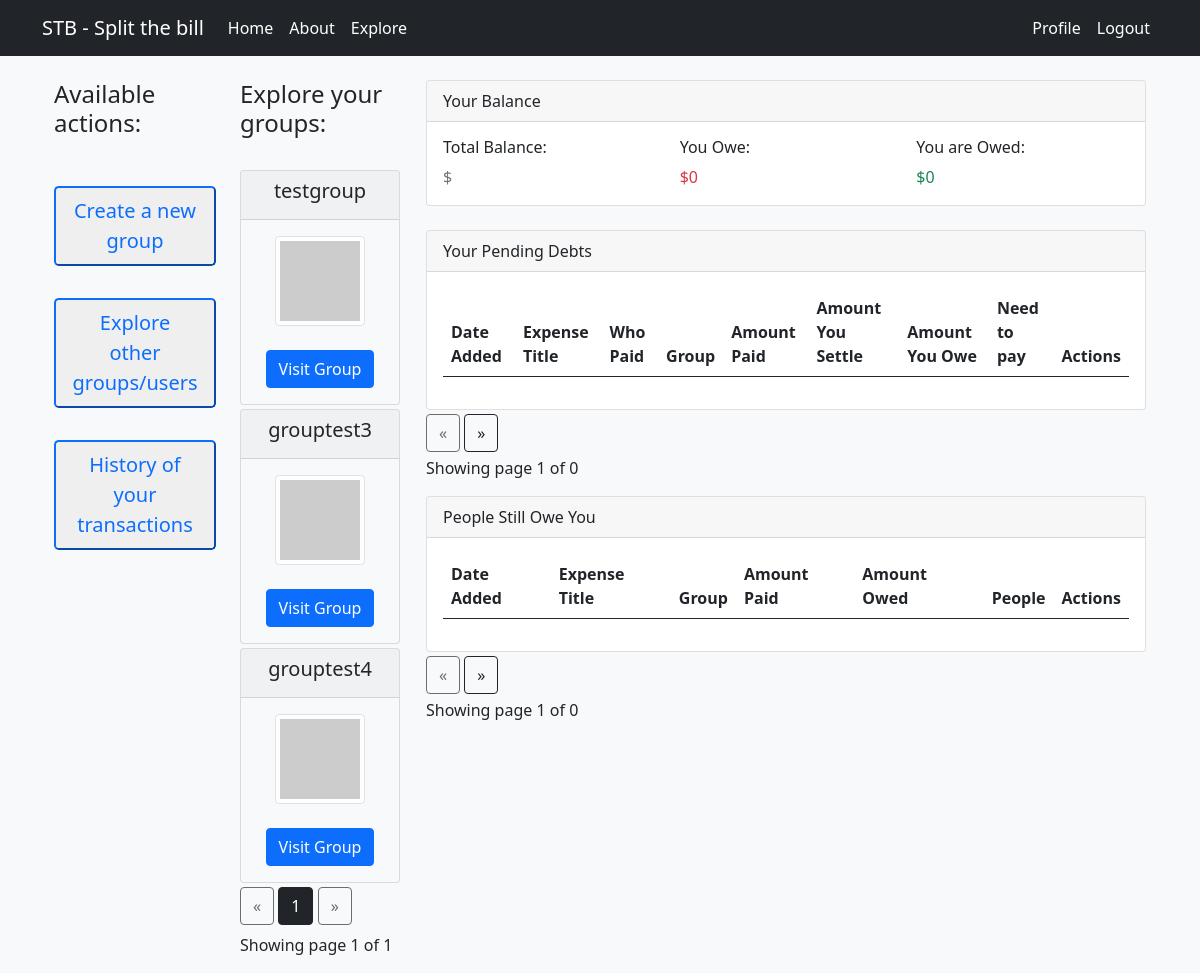
The page /index (signed in) on the database as committed earlier.
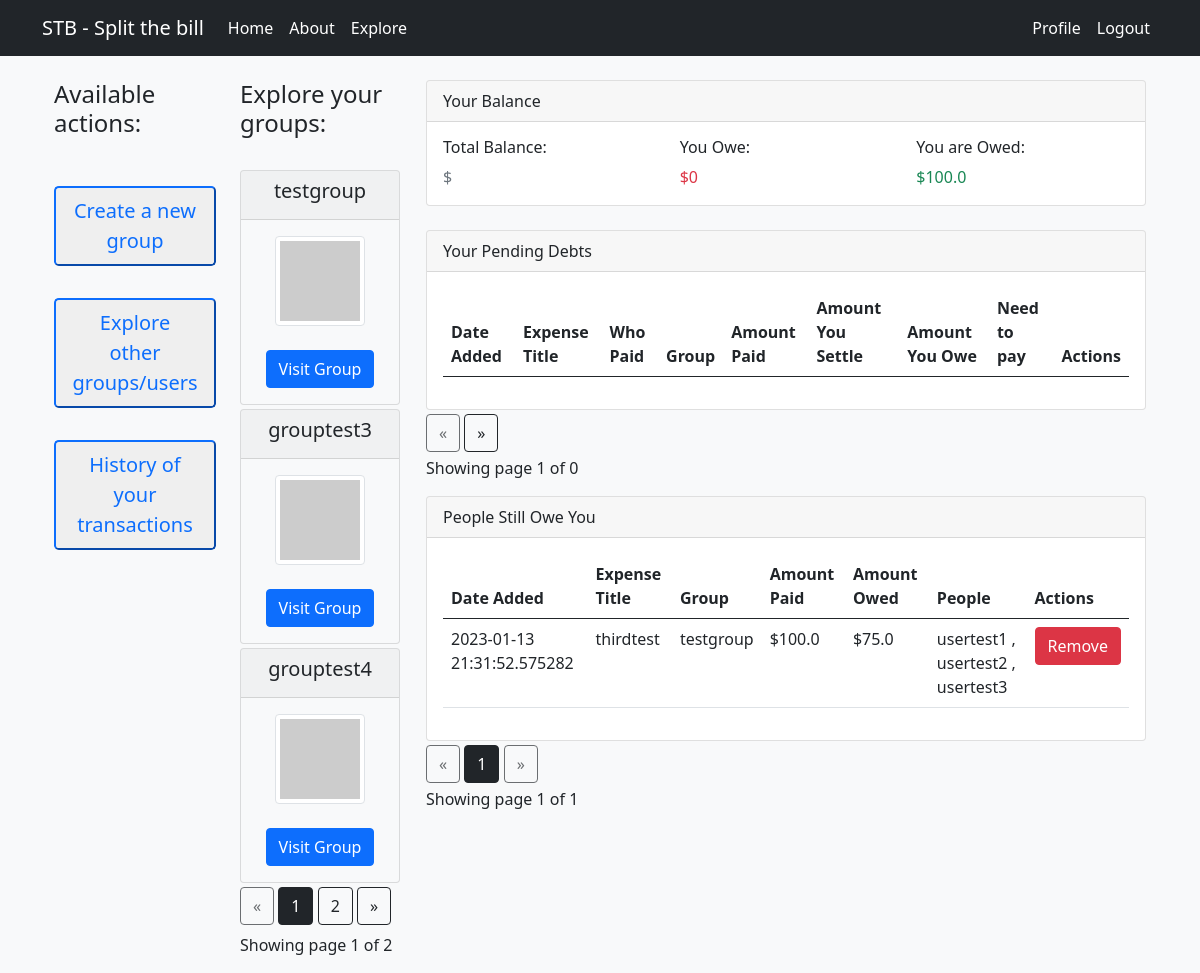
The same page on the database as committed later.
### app/models.py (models this page shows, shortened)
class Group(db.Model):
    id = db.Column(db.Integer, primary_key=True)
    name = db.Column(db.String(64), index=True, unique=True)
    owner_id = db.Column(db.Integer, db.ForeignKey("user.id", ondelete='CASCADE'))
    date_created = db.Column(db.DateTime, default=datetime.utcnow)
    description = db.Column(db.String(255))
    owner = db.relationship("User", foreign_keys=[owner_id], backref=db.backref("owned_groups", lazy=True, cascade="all, delete, delete-orphan", passive_deletes=True, single_parent=True))
    membership_requests = db.relationship("MembershipRequest", cascade="all, delete, delete-orphan", passive_deletes=True, single_parent=True, backref=db.backref("group", lazy=True))
    invitations = db.relationship("Invitation", cascade="all, delete, delete-orphan", passive_deletes=True, single_parent=True,  backref=db.backref("group", lazy=True))
    def avatar(self, size):
        digest = md5(self.description.lower().encode("utf-8")).hexdigest()
        return f"https://avatars.dicebear.com/api/identicon/{digest}.svg?size={size}"

class Expense(db.Model):
    id = db.Column(db.Integer, primary_key=True)
    title = db.Column(db.String)
    amount = db.Column(db.Float)
    description = db.Column(db.String)
    date = db.Column(db.DateTime)
    lender_id = db.Column(db.Integer, db.ForeignKey("group_member.id",ondelete='CASCADE'), nullable=False)
    group_id = db.Column(db.Integer, db.ForeignKey("group.id",ondelete='CASCADE'), nullable=False)
    is_paid = db.Column(db.Boolean, default=False)
    added_on = db.Column(db.DateTime, default=datetime.utcnow)
    members = db.relationship("GroupMember", secondary="expense_member", backref=db.backref("expenses", lazy=True))
    lender = db.relationship("GroupMember", foreign_keys=[lender_id], backref=db.backref("lended_expenses", lazy=True))
    group = db.relationship("Group", foreign_keys=[group_id], backref=db.backref("expenses", lazy=True))
    def get_group_name(self):
        group = (
            db.session.query(Group)
            .join(Expense, Expense.group_id == Group.id)
            .filter(Expense.id == self.id)
            .first()
        )
        return group.name
    def get_member_names(self):
        names = []
        for member in self.members:
            names.append(
                db.session.query(User.username)
                .join(GroupMember, GroupMember.user_id == User.id)
                .filter(GroupMember.id == member.id)
                .scalar()
            )
        return names
    def get_amount_owed(self):
        return (self.amount / (len(self.members) + 1)) * (len(self.members))

class User(UserMixin, db.Model):
    id = db.Column(db.Integer, primary_key=True)
    username = db.Column(db.String(64), index=True, unique=True)
    email = db.Column(db.String(120), index=True, unique=True)
    password_hash = db.Column(db.String(128))
    about_me = db.Column(db.String(140))
    last_seen = db.Column(db.DateTime, default=datetime.utcnow)
    total_balance = db.Column(db.Float)
    groups = db.relationship("Group", secondary="group_member", backref=db.backref("users", lazy=True,cascade="all, delete, delete-orphan", passive_deletes=True, single_parent=True))
    membership_requests = db.relationship("MembershipRequest", cascade="all, delete, delete-orphan", passive_deletes=True, single_parent=True, backref=db.backref("user", lazy=True))
    invitations = db.relationship("Invitation",cascade="all, delete, delete-orphan", passive_deletes=True, single_parent=True, backref=db.backref("user", lazy=True))
    def get_user_debts(self):
        user_as_expense_member = (
            db.session.query(ExpenseMember)
            .join(GroupMember)
            .filter(GroupMember.user_id == self.id, ExpenseMember.has_paid == False)
            .all()
        )
        return user_as_expense_member
    def get_user_pending_debts(self):
        user_as_expense_member = self.get_user_debts()
        list_of_expenses = [expense_member.expense_id for expense_member in user_as_expense_member]
        expenses = Expense.query.filter(Expense.id.in_(list_of_expenses))
        return expenses
    def get_user_expenses(self):
        user_as_lender = (
            db.session.query(Expense)
            .join(GroupMember)
            .filter(GroupMember.user_id == self.id, Expense.is_paid == False)
        )
        return user_as_lender
    def get_amount_of_user_debts(self):
        debts = self.get_user_debts()
        total_debt = 0
        for debt in debts:
            total_debt += debt.amount_borrowed
        return total_debt
    def get_amount_of_payed_expenses(self):
        expenses = self.get_user_expenses()
        total_payed_for = 0
        for expense in expenses:
            total_payed_for += expense.amount
        return total_payed_for

### app/main/routes.py (the view)
@bp.route('/', methods=['GET'])
@bp.route('/index', methods=['GET'])
def index():
    if current_user.is_authenticated:
        page_group = request.args.get('page_group', 1, type=int)
        page_debt = request.args.get('page_debt', 1, type=int)
        page_expense = request.args.get('page_expense', 1, type=int)
        groups = Group.query.filter(Group.id.in_([g.id for g in current_user.groups])).paginate(page=page_group, per_page=3)
        debts = current_user.get_user_pending_debts().paginate(page=page_debt, per_page=2)
        expenses = current_user.get_user_expenses().paginate(page=page_expense, per_page=2)
        return render_template('index.html', title='index', groups=groups, debts=debts, expenses=expenses)
    return render_template('index.html', title='index')

### app/main/routes.py (called while the page is built)
@bp.before_request
def before_request():
    if current_user.is_authenticated:
        current_user.last_seen = datetime.utcnow()
        db.session.commit()

### app/models.py (called while the page is built)
@login.user_loader
def load_user(id):
    return User.query.get(int(id))

### app/templates/index.html (shortened to what the changed rows need)
{% extends 'base.html' %}
{% block app_content %}
<div class="container">
    {% if current_user.is_authenticated %}
    <div class="row">
        <div class="col-2">
            <h4>Available actions:</h4>
            <br>
            <div class="btn-group-vertical">
                <form action="{{ url_for('main.create_group') }}" method="GET">
                    <button type="submit" class="btn-lg btn-outline-primary my-3">Create a new group</button>
                </form>
                <form action="{{ url_for('main.explore') }}" method="GET">
                    <button type="submit" class="btn-lg btn-outline-primary my-3">Explore other groups/users</button>
                </form>
                <form action="{{ url_for('main.explore') }}" method="GET">
                    <button type="submit" class="btn-lg btn-outline-primary my-3">History of your transactions</button>
                </form>
            </div>
        </div>
        <div class="col-2">
            <h4>Explore your groups:</h4>
            <br>
            <div class="card-columns">
                {% for group in groups.items %}
                <div class="card bg-light mb-1" style="max-width: 10rem;">
                    <div class="card-header text-center">
                        <h5>{{ group.name }}</h5>
                    </div>
                    <div class="card-body text-center">
                        <img src="{{ group.avatar(64) }}" alt="Group Avatar" class="img-thumbnail">
                        <br>
                        <br>
                        <a href="" class="btn btn-primary">Visit Group</a>
                    </div>
                </div>
                {% endfor %}
            </div>
            <div class="text-right">
                <a href="{{ url_for('main.index', page_group=groups.prev_num, page_debt=debts.page, page_expense=expenses.page) }}"
                    class="btn btn-outline-dark
               {% if groups.page == 1 %}disabled{% endif %}">
                    &laquo;
                </a>
                {% for page_num_group in groups.iter_pages(left_edge=1, right_edge=1, left_current=1, right_current=2)
                %}
                {% if page_num_group %}
                {% if groups.page == page_num_group %}
                <a href="{{ url_for('main.index', page_group=page_num_group, page_debt=debts.page, page_expense=expenses.page) }}"
                    class="btn btn-dark">
                    {{ page_num_group }}
                </a>
                {% else %}
                <a href="{{ url_for('main.index', page_group=page_num_group, page_debt=debts.page, page_expense=expenses.page) }}"
                    class="btn btn-outline-dark">
                    {{ page_num_group }}
                </a>
                {% endif %}
                {% else %}
                ...
                {% endif %}
                {% endfor %}
                <a href="{{ url_for('main.index', page_group=groups.next_num, page_debt=debts.page, page_expense=expenses.page) }}"
                    class="btn btn-outline-dark
               {% if groups.page == groups.pages %}disabled{% endif %}">
                    &raquo;
                </a>
            </div>
            <p class="text-right mt-2">
                Showing page {{ groups.page }} of {{ groups.pages }}
            </p>
        </div>
        <div class="col-8">
            <div class="card">
                <div class="card-header">
                    Your Balance
                </div>
                <div class="card-body">
                    <div class="row">
                        <div class="col-4">
                            <h6>Total Balance:</h6>
                            <p class="card-text text-muted">${{ current_user.balance }}</p>
                        </div>
                        <div class="col-4">
                            <h6>You Owe:</h6>
                            <p class="card-text text-danger">${{ current_user.get_amount_of_user_debts() }}</p>
                        </div>
                        <div class="col-4">
                            <h6>You are Owed:</h6>
                            <p class="card-text text-success">${{ current_user.get_amount_of_payed_expenses() }}
                            </p>
                        </div>
                    </div>
                </div>
            </div>
            <br>
            <div class="card">
                <div class="card-header">
                    Your Pending Debts
                </div>
                <div class="card-body">
                    <table class="table">
                        <thead>
                            <tr>
                                <th scope="col-2">Date Added</th>
                                <th scope="col-2">Expense Title</th>
                                <th scope="col-2">Who Paid</th>
                                <th scope="col-2">Group</th>
                                <th scope="col-2">Amount Paid</th>
                                <th scope="col-2">Amount You Settle</th>
                                <th scope="col-2">Amount You Owe</th>
                                <th scope="col-2">Need to pay</th>
                                <th scope="col-2">Actions</th>
                            </tr>
                        </thead>
                    </table>
                </div>
            </div>
            <div class="text-right mt-1">
                <a href="{{ url_for('main.index', page_group=groups.page, page_debt=debts.prev_num, page_expense=expenses.page) }}"
                    class="btn btn-outline-dark
               {% if debts.page == 1 %}disabled{% endif %}">
                    &laquo;
                </a>
                <a href="{{ url_for('main.index', page_group=groups.page, page_debt=debts.next_num, page_expense=expenses.page) }}"
                    class="btn btn-outline-dark
               {% if debts.page == debts.pages %}disabled{% endif %}">
                    &raquo;
                </a>
            </div>
            <p class="text-right mt-1">
                Showing page {{ debts.page }} of {{ debts.pages }}
            </p>
            <div class="card">
                <div class="card-header">
                    People Still Owe You
                </div>
                <div class="card-body">
                    <table class="table">
                        <thead>
                            <tr>
                                <th scope="col">Date Added</th>
                                <th scope="col">Expense Title</th>
                                <th scope="col">Group</th>
                                <th scope="col">Amount Paid</th>
                                <th scope="col">Amount Owed</th>
                                <th scope="col">People</th>
                                <th scope="col">Actions</th>
                            </tr>
                        </thead>
                        <tbody>
                            {% for expense in expenses.items %}
                            <tr>
                                <td>{{ expense.added_on }}</td>
                                <td>{{ expense.title }}</td>
                                <td>{{ expense.get_group_name() }}</td>
                                <td>${{ expense.amount }}</td>
                                <td>${{ expense.get_amount_owed() }}
                                </td>
                                <td>
                                    {% for name in expense.get_member_names() %}
                                    {{ name }}
                                    {% if not loop.last %}, {% endif %}
                                    {% endfor %}
                                </td>
                                <td>
                                    <form action="{{ url_for('main.remove_expense', expense_id=expense.id) }}"
                                        method="POST">
                                        <button type="submit" class="btn btn-danger">Remove</button>
                                    </form>
                                </td>
                            </tr>
                            {% endfor %}
                        </tbody>
                    </table>
                </div>
            </div>
            <div class="text-right mt-1">
                <a href="{{ url_for('main.index', page_group=groups.page, page_debt=debts.page, page_expense=expenses.prev_num) }}"
                    class="btn btn-outline-dark
                           {% if expenses.page == 1 %}disabled{% endif %}">
                    &laquo;
                </a>
                {% for page_num_expense in expenses.iter_pages(left_edge=1, right_edge=1, left_current=1,
                right_current=2)
                %}
                {% if page_num_expense %}
                {% if expenses.page == page_num_expense %}
                <a href="{{ url_for('main.index', page_group=groups.page, page_debt=debts.page, page_expense=page_num_expense) }}"
                    class="btn btn-dark">
                    {{ page_num_expense }}
                </a>
                {% else %}
                <a href="{{ url_for('main.index', page_group=groups.page, page_debt=debts.page, page_expense=page_num_expense)  }}"
                    class="btn btn-outline-dark">
                    {{ page_num_expense }}
                </a>
                {% endif %}
                {% else %}
                ...
                {% endif %}
                {% endfor %}
                <a href="{{ url_for('main.index', page_group=groups.page, page_debt=debts.page, page_expense=expenses.next_num) }}"
                    class="btn btn-outline-dark
                           {% if expenses.page == expenses.pages %}disabled{% endif %}">
                    &raquo;
                </a>
            </div>
            <p class="text-right mt-1">
                Showing page {{ expenses.page }} of {{ expenses.pages }}
            </p>
        </div>
    </div>
    {% endif %}
</div>
{% endblock %}

Rows that differ between the two databases and show on the page:
added Expense: get_amount_of_payed_expenses "100.0", added_on "2023-01-13 21:31:52.575282", title "thirdtest", get_group_name "testgroup", amount "100.0", get_amount_owed "75.0"
now on this page (row edited): User: username "usertest1"
now on this page (row edited): User: username "usertest2"
now on this page (row edited): User: username "usertest3"
Other text that changed with them:
{{ groups.pages }}: "1" → "2"
{{ expenses.pages }}: "0" → "1"
{{ current_user.get_amount_of_payed_expenses() }}: "0" → (not shown)
new list line: "2"
new list line: "1"
